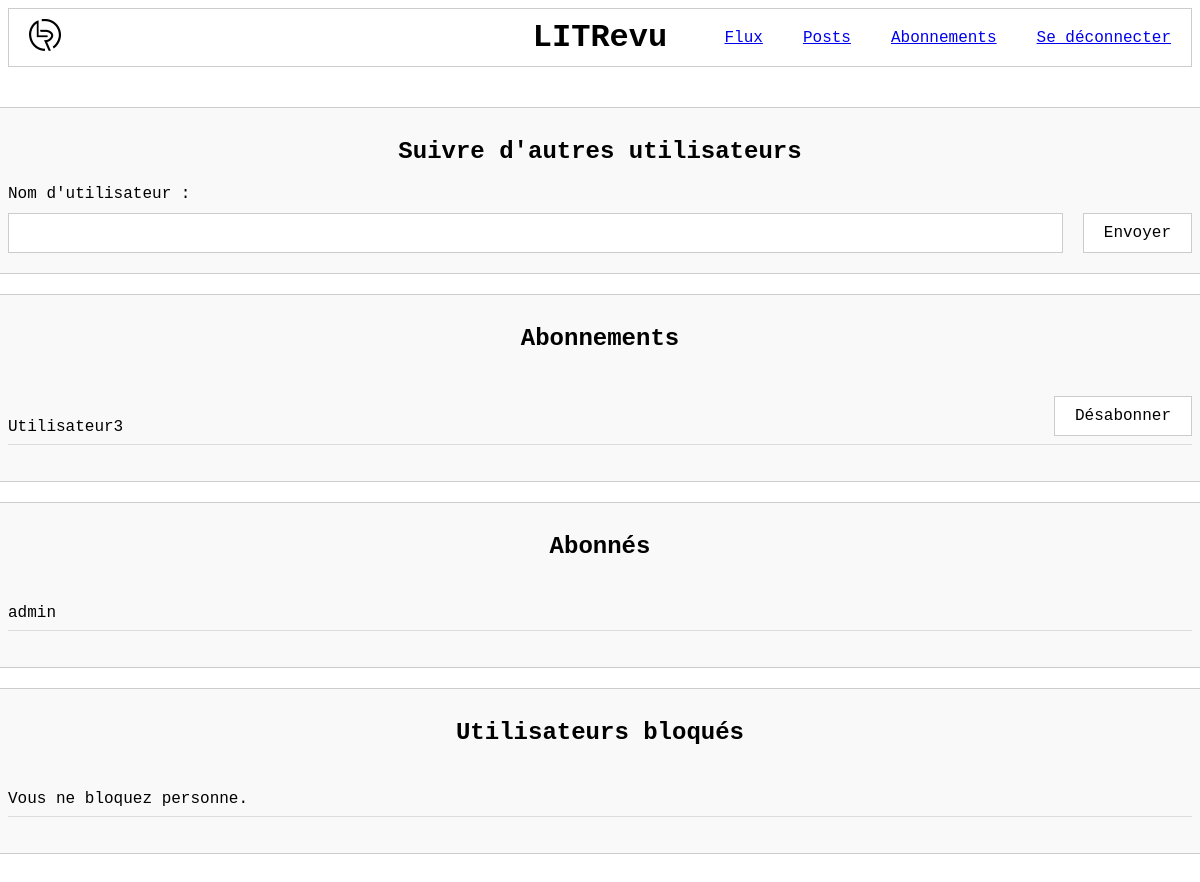
/review/follow/ (signed in), run on an earlier commit of the app's database.
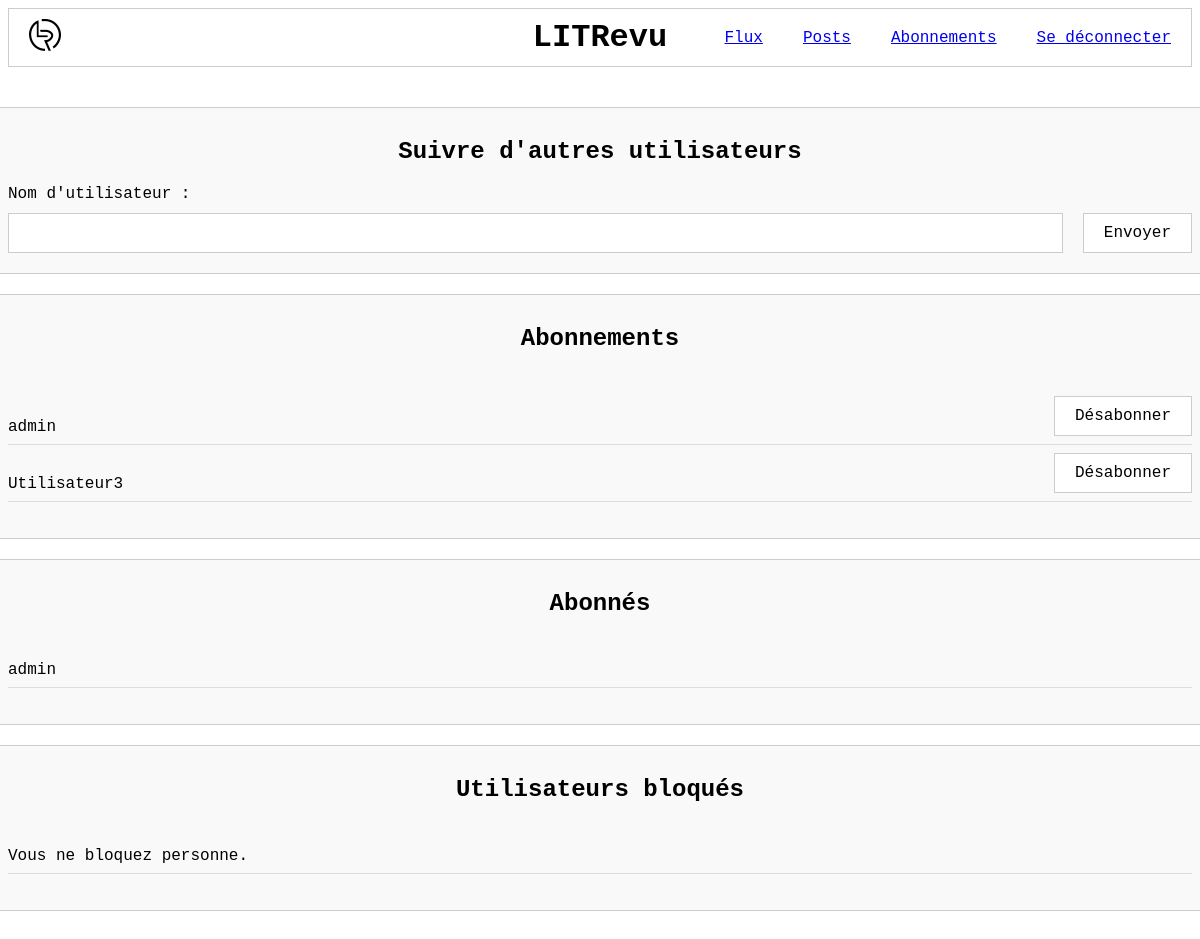
And on a later commit of the database.
### reviews/models.py (models this page shows)
class UserFollow(models.Model):
    user = models.ForeignKey(to=settings.AUTH_USER_MODEL, on_delete=models.CASCADE, related_name="following")
    followed_user = models.ForeignKey(
        to=settings.AUTH_USER_MODEL, on_delete=models.CASCADE, related_name="followed_by"
    )
    class Meta:
        unique_together = (
            "user",
            "followed_user",
        )

### authentication/models.py (models this page shows)
class User(AbstractUser):
    first_name = None
    last_name = None

### reviews/views.py (the view)
# urls.py: path('follow/', views.follow, name='follow'),
@login_required
def follow(request):
    if request.method == "POST":
        form = forms.FollowForm(request.POST, user=request.user)
        if form.is_valid():
            form.save()
            return redirect("follow")
    else:
        form = forms.FollowForm(user=request.user)
    following = UserFollow.objects.filter(user=request.user)
    followers = UserFollow.objects.filter(followed_user=request.user)
    blocked_user = UserBlock.objects.filter(user=request.user)
    return render(
        request,
        "reviews/follow.html",
        {"form": form, "following": following, "followers": followers, "blocked_user": blocked_user},
    )

### reviews/forms.py (shortened to what this page needs)
class FollowForm(forms.Form):
    followed_user = forms.CharField(label="Nom d'utilisateur")
    def __init__(self, *args, user=None, **kwargs):
        super().__init__(*args, **kwargs)
        self.user = user

### reviews/templates/reviews/follow.html (shortened to what this page needs)
{% extends "base.html" %}
{% load static %}
{% block extra_css %}
<link rel="stylesheet" href="{% static 'reviews/base_review.css' %}">
<link rel="stylesheet" href="{% static 'reviews/follow.css' %}">
{% endblock %}
{% block content %}
<section>
    <h2>Suivre d'autres utilisateurs</h2>
    <form method="post">
        {{ form.followed_user.label_tag }}
        <div class="search-bar">
            {{ form.followed_user }}
            <button type="submit">Envoyer</button>
        </div>
    </form>
</section>
<section>
    <h2>Abonnements</h2>
    <ul>
        {% for relation in following %}
        <li>
            {{ relation.followed_user.username }}
            <form method="post" action="{% url 'unfollow' relation.followed_user.id %}">
                <button type="submit">Désabonner</button>
            </form>
        </li>
        {% empty %}
        <li>Vous ne suivez personne.</li>
        {% endfor %}
    </ul>
</section>
<section>
    <h2>Abonnés</h2>
    <ul>
        {% for relation in followers %}
        <li>
            {{ relation.user.username }}
        </li>
        {% empty %}
        <li>Personne ne vous suit encore.</li>
        {% endfor %}
    </ul>
</section>
<section>
    <h2>Utilisateurs bloqués</h2>
    <ul>
        {% for relation in blocked_user %}
        <li>
            {{ relation.blocked_user.username }}
            <form method="post" action="{% url 'unblock' relation.blocked_user.id %}">
                {% csrf_token %}
                <button type="submit">Débloquer</button>
            </form>
        </li>
        {% empty %}
        <li>Vous ne bloquez personne.</li>
        {% endfor %}
    </ul>
</section>
{% endblock %}

What changed in the data, as far as the page shows it:
added UserFollow: followed_user.username "admin", shown under "Abonnements"
